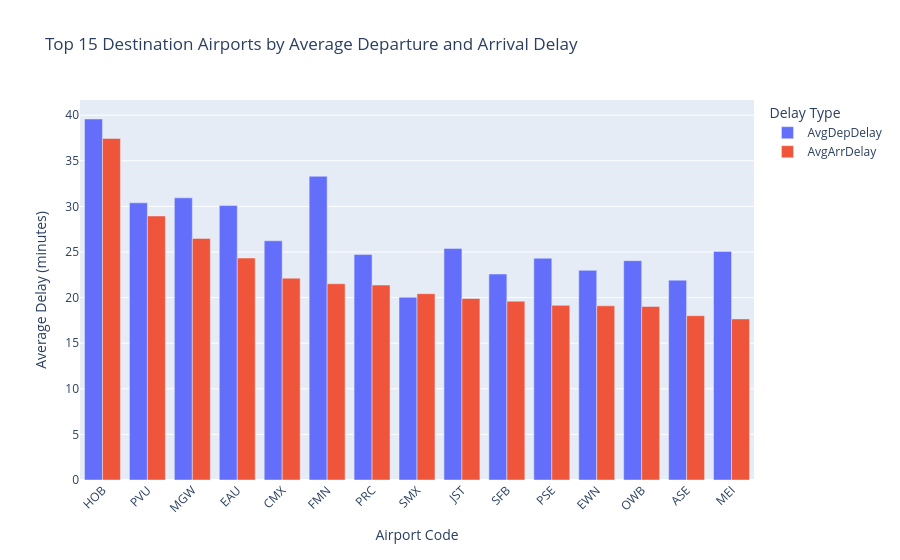

Notebook code for this chart:
### Markdown cell above
#### Average Delay by Destination Airport (Top 15)

Goal: To analyze which destination airports experience the highest average departure and arrival delays

### Code cell
from pyspark.sql import functions as F
import plotly.express as px

# Compute average delays per destination airport
avg_delay_by_dest = (
    df.groupBy("Dest", "DestCityName")
      .agg(
          F.avg("DepDelay").alias("AvgDepDelay"),
          F.avg("ArrDelay").alias("AvgArrDelay"),
          F.count("*").alias("FlightCount")
      )
      .orderBy(F.desc("AvgArrDelay"))
      .limit(15)
)

# Convert to Pandas for plotting
avg_delay_dest_pdf = avg_delay_by_dest.toPandas()

# Create grouped bar chart
fig = px.bar(
    avg_delay_dest_pdf,
    x="Dest",
    y=["AvgDepDelay", "AvgArrDelay"],
    barmode="group",
    title="Top 15 Destination Airports by Average Departure and Arrival Delay",
    labels={
        "Dest": "Airport Code",
        "value": "Average Delay (minutes)",
        "variable": "Delay Type"
    },
    hover_data={
        "DestCityName": True,
        "FlightCount": True
    }
)

# Layout customization
fig.update_layout(
    xaxis_tickangle=-45,
    bargap=0.2,
    legend_title_text="Delay Type",
    hoverlabel=dict(bgcolor="white", font_size=12)
)

fig.show()

### Figure 1 — Plotly figure (JSON) as saved in the notebook; plotly's stock layout.template omitted (floating-point values rounded to 4 significant figures)
{"data": [{"alignmentgroup": "True", "customdata": [["Hobbs, NM", 778], ["Provo, UT", 5750], ["Morgantown, WV", 374], ["Eau Claire, WI", 336], ["Hancock/Houghton, MI", 1696], ["Farmington, NM", 54], ["Prescott, AZ", 1790], ["Santa Maria, CA", 260], ["Johnstown, PA", 1754], ["Sanford, FL", 23798], ["Ponce, PR", 2283], ["New Bern/Morehead/Beaufort, NC", 254], ["Owensboro, KY", 43], ["Aspen, CO", 17051], ["Meridian, MS", 1578]], "hovertemplate": "Delay Type=AvgDepDelay<br>Airport Code=%{x}<br>Average Delay (minutes)=%{y}<br>DestCityName=%{customdata[0]}<br>FlightCount=%{customdata[1]}<extra></extra>", "legendgroup": "AvgDepDelay", "marker": {"color": "#636efa", "pattern": {"shape": ""}}, "name": "AvgDepDelay", "offsetgroup": "AvgDepDelay", "orientation": "v", "showlegend": true, "textposition": "auto", "type": "bar", "x": ["HOB", "PVU", "MGW", "EAU", "CMX", "FMN", "PRC", "SMX", "JST", "SFB", "PSE", "EWN", "OWB", "ASE", "MEI"], "xaxis": "x", "y": [39.58, 30.39, 30.94, 30.09, 26.23, 33.3, 24.72, 20.03, 25.4, 22.58, 24.32, 22.99, 24.05, 21.91, 25.06], "yaxis": "y"}, {"alignmentgroup": "True", "customdata": [["Hobbs, NM", 778], ["Provo, UT", 5750], ["Morgantown, WV", 374], ["Eau Claire, WI", 336], ["Hancock/Houghton, MI", 1696], ["Farmington, NM", 54], ["Prescott, AZ", 1790], ["Santa Maria, CA", 260], ["Johnstown, PA", 1754], ["Sanford, FL", 23798], ["Ponce, PR", 2283], ["New Bern/Morehead/Beaufort, NC", 254], ["Owensboro, KY", 43], ["Aspen, CO", 17051], ["Meridian, MS", 1578]], "hovertemplate": "Delay Type=AvgArrDelay<br>Airport Code=%{x}<br>Average Delay (minutes)=%{y}<br>DestCityName=%{customdata[0]}<br>FlightCount=%{customdata[1]}<extra></extra>", "legendgroup": "AvgArrDelay", "marker": {"color": "#EF553B", "pattern": {"shape": ""}}, "name": "AvgArrDelay", "offsetgroup": "AvgArrDelay", "orientation": "v", "showlegend": true, "textposition": "auto", "type": "bar", "x": ["HOB", "PVU", "MGW", "EAU", "CMX", "FMN", "PRC", "SMX", "JST", "SFB", "PSE", "EWN", "OWB", "ASE", "MEI"], "xaxis": "x", "y": [37.45, 28.95, 26.49, 24.34, 22.13, 21.52, 21.37, 20.43, 19.91, 19.61, 19.15, 19.1, 19.02, 18.02, 17.66], "yaxis": "y"}], "layout": {"bargap": 0.2, "barmode": "group", "hoverlabel": {"bgcolor": "white", "font": {"size": 12}}, "legend": {"title": {"text": "Delay Type"}, "tracegroupgap": 0}, "title": {"text": "Top 15 Destination Airports by Average Departure and Arrival Delay"}, "xaxis": {"anchor": "y", "domain": [0, 1], "tickangle": -45, "title": {"text": "Airport Code"}}, "yaxis": {"anchor": "x", "domain": [0, 1], "title": {"text": "Average Delay (minutes)"}}}}
